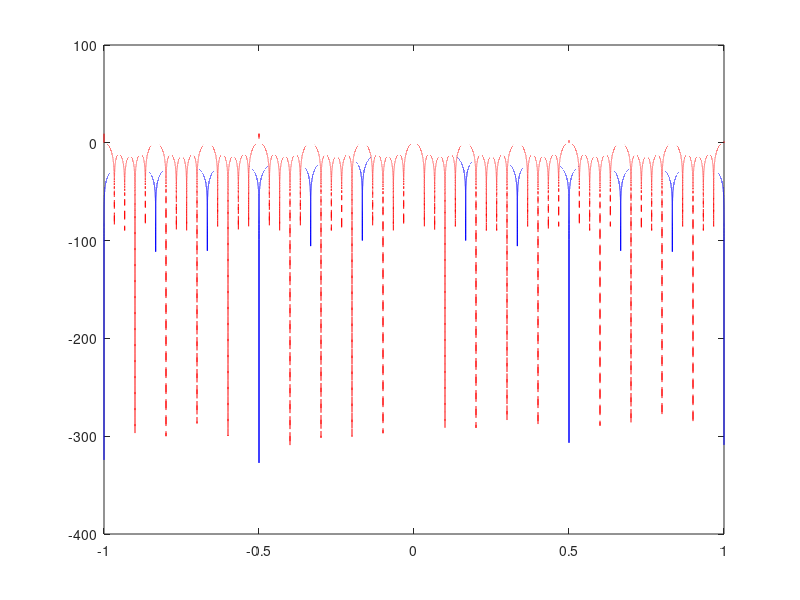

The MATLAB source for this figure: (Note: this script raises an error after producing the figure.)
% psl
psl = zeros(1, 15)
success = zeros(1, 15)
M_length = [1:15]
for m = 1:15
    psl(m) = 20*log10(abs([sin(0.5*pi*3)]/[m*sin(0.5*pi*3/m)]));
    if psl(m) <= -13
        success(m) = psl(m);
    else
        success(m) = 0;
    end
end

psl
success
% plot(M_length,success, 'bx'); hold on;
% plot(M_length,psl, 'rx')

M = 12
N = 5
u = -1:.0003/(M*N):1;
sub1 = 20*log10(abs([sin(0.5*pi*M.*u)]./[M*sin(0.5*pi.*u)]));
sub2 = 20*log10(abs([sin(0.5*pi*M*N.*u)]./[N*sin(0.5*pi*M.*u)]));
plot(u,sub1, 'b-');hold on;
plot(u,sub2, 'r--');
yline(-13)
xline(3/(M*N))
xline(3/((25/24)*M*N))
ylim([-35 0])

%% fudge factor %
data = [8, 9, 0.0399, 0.9576;...
        8, 5, 0.0725525, 0.96736667;...
        4, 9, 0.0798, 0.9576;...
        5, 12, 0.04779, 0.9558;...
        12, 5, 0.04837, 0.9674]
                  
plot(data(:,2),data(:,4), 'bo'), hold on;
% plot(data(:,2),data(:,1), 'rx')
ylim([0.94 1])
